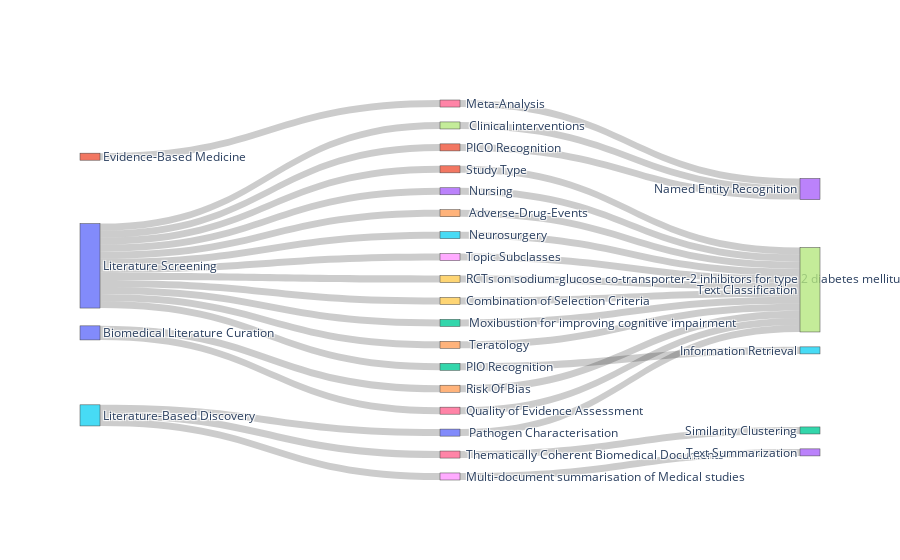

Notebook code cell kept with this figure:
### Code cell
l1 = df["Level_1"].to_list()
l2 = df["Level_2"].to_list()
l3 = df["Target application"].to_list()
connect_values = df["Count"].to_list()

levels_combined = list(set(l1 + l2 + l3))
node_dict = {y: x for x, y in enumerate(levels_combined)}

source = l1 + l2
target = l2 + l3
values = connect_values * 2  # Duplicate for each level

source_node = [node_dict[x] for x in source]
target_node = [node_dict[x] for x in target]

values_combined = [f'Outgoing: {value}' for value in values]  # Include "Outgoing:"

fig = go.Figure(
    data=[go.Sankey(
        node=dict(
            label=levels_combined
        ),
        link=dict(
            source=source_node,
            target=target_node,
            value=values,
            label=values_combined  # Use the modified values_combined list
        ))])

# With this save the plots
plot(fig,
     image_filename='sankey_plot_1',
     image='png',
     image_width=1000,
     image_height=600)

# And show the plot
fig.show()

### Figure 1 — Plotly figure (JSON) as saved in the notebook; plotly's stock layout.template omitted (floating-point values rounded to 4 significant figures)
{"data": [{"link": {"label": ["Outgoing: 1", "Outgoing: 1", "Outgoing: 1", "Outgoing: 1", "Outgoing: 1", "Outgoing: 1", "Outgoing: 1", "Outgoing: 1", "Outgoing: 1", "Outgoing: 1", "Outgoing: 1", "Outgoing: 1", "Outgoing: 1", "Outgoing: 1", "Outgoing: 1", "Outgoing: 1", "Outgoing: 1", "Outgoing: 1", "Outgoing: 1", "Outgoing: 1", "Outgoing: 1", "Outgoing: 1", "Outgoing: 1", "Outgoing: 1", "Outgoing: 1", "Outgoing: 1", "Outgoing: 1", "Outgoing: 1", "Outgoing: 1", "Outgoing: 1", "Outgoing: 1", "Outgoing: 1", "Outgoing: 1", "Outgoing: 1", "Outgoing: 1", "Outgoing: 1"], "source": [10, 10, 10, 10, 15, 10, 15, 10, 10, 11, 10, 10, 20, 10, 10, 20, 10, 15, 19, 22, 21, 5, 16, 24, 0, 8, 3, 6, 2, 9, 26, 7, 1, 14, 4, 18], "target": [19, 22, 21, 5, 16, 24, 0, 8, 3, 6, 2, 9, 26, 7, 1, 14, 4, 18, 17, 17, 13, 17, 12, 17, 17, 17, 17, 13, 25, 17, 17, 13, 17, 17, 17, 23], "value": [1, 1, 1, 1, 1, 1, 1, 1, 1, 1, 1, 1, 1, 1, 1, 1, 1, 1, 1, 1, 1, 1, 1, 1, 1, 1, 1, 1, 1, 1, 1, 1, 1, 1, 1, 1]}, "node": {"label": ["  Pathogen Characterisation", " Study Type", " PIO Recognition", "  Nursing", "  Adverse-Drug-Events", "  Neurosurgery", " Meta-Analysis", "  Clinical interventions", " Topic Subclasses", " RCTs on sodium-glucose co-transporter-2 inhibitors for type 2 diabetes mellitus treatment", "Literature Screening", "Evidence-Based Medicine", "Similarity Clustering", "Named Entity Recognition", " Risk Of Bias", "Literature-Based Discovery", " Thematically Coherent Biomedical Documents", "Text Classification", " Multi-document summarisation of Medical studies", " Combination of Selection Criteria", "Biomedical Literature Curation", " PICO Recognition", "  Moxibustion for improving cognitive impairment", "Text Summarization", "  Teratology", "Information Retrieval", " Quality of Evidence Assessment"]}, "type": "sankey"}], "layout": {"autosize": true}}
